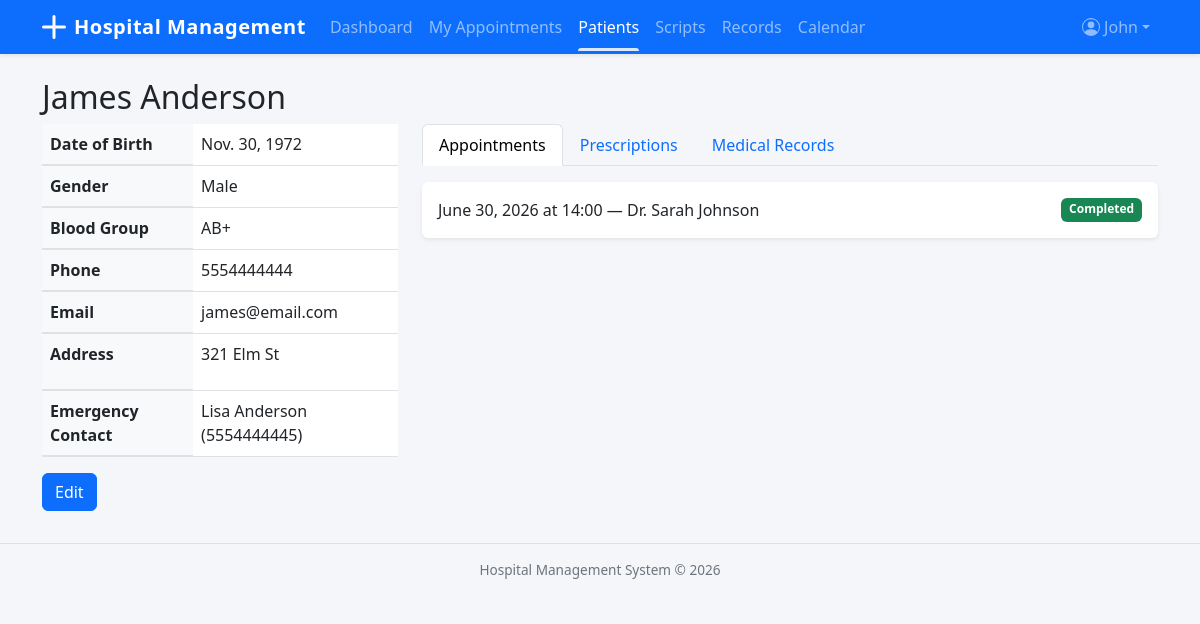
The app's page /patients/4/ (signed in) with its own data.
### accounts/models.py (models this page shows, shortened)
class User(AbstractUser):
    class Role(models.TextChoices):
        ADMIN = 'Admin', 'Admin'
        DOCTOR = 'Doctor', 'Doctor'
        RECEPTIONIST = 'Receptionist', 'Receptionist'
    role = models.CharField(max_length=20, choices=Role.choices, default=Role.RECEPTIONIST)
    phone_number = models.CharField(max_length=15, blank=True)

### patients/models.py (models this page shows)
class Patient(models.Model):
    class Gender(models.TextChoices):
        MALE = 'Male', 'Male'
        FEMALE = 'Female', 'Female'
        OTHER = 'Other', 'Other'
    class BloodGroup(models.TextChoices):
        A_POS = 'A+', 'A+'
        A_NEG = 'A-', 'A-'
        B_POS = 'B+', 'B+'
        B_NEG = 'B-', 'B-'
        AB_POS = 'AB+', 'AB+'
        AB_NEG = 'AB-', 'AB-'
        O_POS = 'O+', 'O+'
        O_NEG = 'O-', 'O-'
    first_name = models.CharField(max_length=50)
    last_name = models.CharField(max_length=50)
    date_of_birth = models.DateField()
    gender = models.CharField(max_length=10, choices=Gender.choices)
    blood_group = models.CharField(max_length=5, choices=BloodGroup.choices, blank=True)
    phone_number = models.CharField(max_length=15)
    email = models.EmailField(blank=True)
    address = models.TextField(blank=True)
    emergency_contact_name = models.CharField(max_length=100, blank=True)
    emergency_contact_phone = models.CharField(max_length=15, blank=True)
    registered_date = models.DateTimeField(auto_now_add=True)
    def __str__(self):
        return f"{self.first_name} {self.last_name}"

### appointments/models.py (models this page shows, shortened)
class Appointment(models.Model):
    class Status(models.TextChoices):
        PENDING = 'Pending', 'Pending'
        CONFIRMED = 'Confirmed', 'Confirmed'
        COMPLETED = 'Completed', 'Completed'
        CANCELLED = 'Cancelled', 'Cancelled'
    patient = models.ForeignKey(
        'patients.Patient', on_delete=models.CASCADE, related_name='appointments'
    )
    doctor = models.ForeignKey(
        'doctors.Doctor', on_delete=models.SET_NULL, null=True, related_name='appointments'
    )
    department = models.ForeignKey(
        'departments.Department', on_delete=models.SET_NULL, null=True
    )
    appointment_date = models.DateField()
    appointment_time = models.TimeField()
    status = models.CharField(max_length=20, choices=Status.choices, default=Status.PENDING)
    reason_for_visit = models.TextField(blank=True)
    notes = models.TextField(blank=True)
    created_at = models.DateTimeField(auto_now_add=True)
    class Meta:
        ordering = ['-appointment_date', '-appointment_time']

### doctors/models.py (models this page shows)
class Doctor(models.Model):
    user = models.OneToOneField(settings.AUTH_USER_MODEL, on_delete=models.CASCADE)
    department = models.ForeignKey(
        'departments.Department', on_delete=models.SET_NULL,
        null=True, blank=True, related_name='doctors'
    )
    specialization = models.CharField(max_length=100)
    qualification = models.CharField(max_length=200)
    experience_years = models.PositiveIntegerField(default=0)
    consultation_fee = models.DecimalField(max_digits=10, decimal_places=2, default=0)
    available_days = models.CharField(
        max_length=100,
        help_text="Comma-separated days (e.g., Monday,Tuesday,Wednesday)"
    )
    available_time_start = models.TimeField(null=True, blank=True)
    available_time_end = models.TimeField(null=True, blank=True)
    is_active = models.BooleanField(default=True)
    def __str__(self):
        return f"Dr. {self.user.get_full_name() or self.user.username}"

### patients/views.py (the view)
# urls.py: path('<int:pk>/', views.PatientDetailView.as_view(), name='patient_detail'),
class PatientDetailView(LoginRequiredMixin, DetailView):
    model = Patient
    template_name = 'patients/patient_detail.html'
    context_object_name = 'patient'
    def get_context_data(self, **kwargs):
        context = super().get_context_data(**kwargs)
        patient = self.get_object()
        context['appointments'] = Appointment.objects.filter(patient=patient)
        context['prescriptions'] = Prescription.objects.filter(patient=patient)
        context['medical_records'] = MedicalRecord.objects.filter(patient=patient)
        return context

### templates/patients/patient_detail.html (shortened to what this page needs)
{% extends 'base.html' %}
{% block content %}
<h2>{{ patient.first_name }} {{ patient.last_name }}</h2>
<div class="row">
    <div class="col-md-4">
        <table class="table">
            <tr><th>Date of Birth</th><td>{{ patient.date_of_birth }}</td></tr>
            <tr><th>Gender</th><td>{{ patient.gender }}</td></tr>
            <tr><th>Blood Group</th><td>{{ patient.blood_group|default:"—" }}</td></tr>
            <tr><th>Phone</th><td>{{ patient.phone_number }}</td></tr>
            <tr><th>Email</th><td>{{ patient.email|default:"—" }}</td></tr>
            <tr><th>Address</th><td>{{ patient.address|default:"—"|linebreaks }}</td></tr>
            <tr><th>Emergency Contact</th><td>{{ patient.emergency_contact_name|default:"—" }} ({{ patient.emergency_contact_phone|default:"—" }})</td></tr>
        </table>
        <a href="{% url 'patient_update' patient.pk %}" class="btn btn-primary">Edit</a>
    </div>
    <div class="col-md-8">
        <ul class="nav nav-tabs" id="patientTabs">
            <li class="nav-item"><a class="nav-link active" href="#appointments" data-bs-toggle="tab">Appointments</a></li>
            <li class="nav-item"><a class="nav-link" href="#prescriptions" data-bs-toggle="tab">Prescriptions</a></li>
            <li class="nav-item"><a class="nav-link" href="#records" data-bs-toggle="tab">Medical Records</a></li>
        </ul>
        <div class="tab-content mt-3">
            <div class="tab-pane active" id="appointments">
                {% for apt in appointments %}
                <div class="card mb-2">
                    <div class="card-body d-flex justify-content-between">
                        <span>{{ apt.appointment_date }} at {{ apt.appointment_time|time:"H:i" }} — {{ apt.doctor }}</span>
                        <span class="badge bg-{% if apt.status == 'Completed' %}success{% elif apt.status == 'Cancelled' %}danger{% elif apt.status == 'Confirmed' %}info{% else %}warning{% endif %}">{{ apt.status }}</span>
                    </div>
                </div>
                {% empty %}
                <p class="text-muted">No appointments.</p>
                {% endfor %}
            </div>
        </div>
    </div>
</div>
{% endblock %}

### templates/base.html (shortened to what this page needs)
<!DOCTYPE html>
<html lang="en">
<head>
    <link href="https://cdn.jsdelivr.net/npm/bootstrap@5.3.0/dist/css/bootstrap.min.css" rel="stylesheet">
</head>
<body>
    <nav class="navbar navbar-expand-lg navbar-dark bg-primary shadow-sm">
        <div class="container">
            <a class="navbar-brand d-flex align-items-center" href="{% url 'dashboard_redirect' %}">
                <svg xmlns="http://www.w3.org/2000/svg" width="24" height="24" fill="currentColor" class="me-2" viewBox="0 0 16 16">
                    <path d="M8 0a1 1 0 0 1 1 1v6h6a1 1 0 1 1 0 2H9v6a1 1 0 1 1-2 0V9H1a1 1 0 0 1 0-2h6V1a1 1 0 0 1 1-1z"/>
                </svg>
                <span class="d-none d-sm-inline">Hospital Management</span><span class="d-sm-none">HMS</span>
            </a>
            <div class="collapse navbar-collapse" id="navbarNav">
                {% if user.is_authenticated %}
                <ul class="navbar-nav me-auto">
                    {% if user.role == 'Admin' %}
                    <li class="nav-item"><a class="nav-link{% if request.resolver_match.url_name == 'admin_dashboard' %} active{% endif %}" href="{% url 'admin_dashboard' %}">Dashboard</a></li>
                    <li class="nav-item"><a class="nav-link{% if request.resolver_match.url_name == 'department_list' %} active{% endif %}" href="{% url 'department_list' %}">Departments</a></li>
                    <li class="nav-item"><a class="nav-link{% if 'doctor' in request.resolver_match.url_name %} active{% endif %}" href="{% url 'doctor_list' %}">Doctors</a></li>
                    <li class="nav-item"><a class="nav-link{% if 'patient' in request.resolver_match.url_name %} active{% endif %}" href="{% url 'patient_list' %}">Patients</a></li>
                    <li class="nav-item"><a class="nav-link{% if 'appointment' in request.resolver_match.url_name %} active{% endif %}" href="{% url 'appointment_list' %}">Appointments</a></li>
                    <li class="nav-item"><a class="nav-link{% if 'prescription' in request.resolver_match.url_name %} active{% endif %}" href="{% url 'prescription_list' %}">Prescriptions</a></li>
                    <li class="nav-item"><a class="nav-link{% if 'record' in request.resolver_match.url_name %} active{% endif %}" href="{% url 'medical_record_list' %}">Records</a></li>
                    <li class="nav-item"><a class="nav-link{% if 'report' in request.resolver_match.url_name %} active{% endif %}" href="{% url 'patient_report' %}">Reports</a></li>
                    <li class="nav-item"><a class="nav-link{% if 'calendar' in request.resolver_match.url_name %} active{% endif %}" href="{% url 'doctor_calendar' %}">Calendar</a></li>
                    {% elif user.role == 'Doctor' %}
                    <li class="nav-item"><a class="nav-link{% if request.resolver_match.url_name == 'doctor_dashboard' %} active{% endif %}" href="{% url 'doctor_dashboard' %}">Dashboard</a></li>
                    <li class="nav-item"><a class="nav-link{% if request.resolver_match.url_name == 'doctor_appointments' %} active{% endif %}" href="{% url 'doctor_appointments' %}">My Appointments</a></li>
                    <li class="nav-item"><a class="nav-link{% if 'patient' in request.resolver_match.url_name %} active{% endif %}" href="{% url 'patient_list' %}">Patients</a></li>
                    <li class="nav-item"><a class="nav-link{% if request.resolver_match.url_name == 'doctor_prescriptions' %} active{% endif %}" href="{% url 'doctor_prescriptions' %}">Scripts</a></li>
                    <li class="nav-item"><a class="nav-link{% if request.resolver_match.url_name == 'doctor_medical_records' %} active{% endif %}" href="{% url 'doctor_medical_records' %}">Records</a></li>
                    <li class="nav-item"><a class="nav-link{% if 'calendar' in request.resolver_match.url_name %} active{% endif %}" href="{% url 'doctor_calendar' %}">Calendar</a></li>
                    {% endif %}
                </ul>
                <ul class="navbar-nav">
                    <li class="nav-item dropdown">
                        <a class="nav-link dropdown-toggle d-flex align-items-center" href="#" role="button" data-bs-toggle="dropdown">
                            <span class="d-none d-md-inline">{{ user.get_short_name|default:user.username }}</span>
                        </a>
                    </li>
                </ul>
                {% endif %}
            </div>
        </div>
    </nav>
    <div class="container mt-4">
        {% block content %}{% endblock %}
    </div>
    <footer class="footer text-center">
        <div class="container">
            Hospital Management System &copy; {% now "Y" %}
        </div>
    </footer>
</body>
</html>

### templates/base.html (style rules this page uses)
body { background-color: #f4f6f9; }
.navbar { padding-top: 0; padding-bottom: 0; }
.navbar-brand { font-weight: 700; letter-spacing: 0.5px; padding-top: 0.75rem; padding-bottom: 0.75rem; }
.navbar .nav-link { padding-top: 0.75rem; padding-bottom: 0.75rem; position: relative; }
.navbar .nav-link.active::after { content: ''; position: absolute; bottom: 0; left: 0.5rem; right: 0.5rem; height: 3px; background: rgba(255,255,255,0.85); border-radius: 3px 3px 0 0; }
.card { border: none; box-shadow: 0 0.125rem 0.25rem rgba(0,0,0,0.075); transition: box-shadow 0.2s; }
.table th { background-color: #f8f9fa; border-bottom-width: 2px; }
.footer { font-size: 0.85rem; color: #6c757d; border-top: 1px solid #dee2e6; padding: 1rem 0; margin-top: 2rem; }

### records on screen
User: get_short_name "John"
Patient: first_name "James", last_name "Anderson", date_of_birth "Nov. 30, 1972", gender "Male", blood_group "AB+", phone_number "5554444444", email "james@email.com", address "321 Elm St", emergency_contact_name "Lisa Anderson", emergency_contact_phone "5554444445"
Appointment: appointment_date "June 30, 2026", appointment_time "14:00", doctor "Dr. Sarah Johnson", status "Completed"
